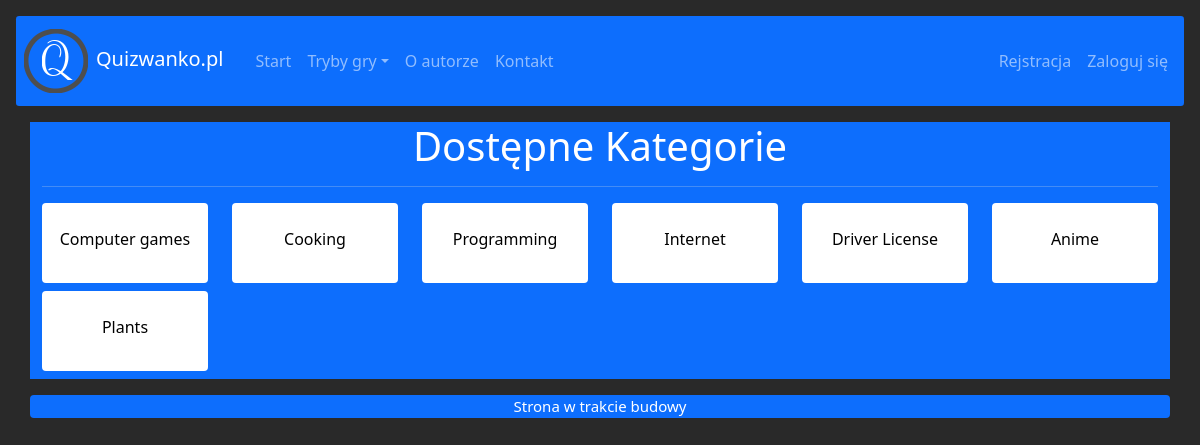
The page /category on the database its author committed.
### first/models.py (models this page shows)
class Category(models.Model):
    category = models.CharField(max_length=150)
    def __str__(self):
        return self.category

### first/views.py (the view)
# urls.py: path('category', category, name='category'),
def category(request):
    category = Category.objects.all().exclude(category__iexact = 'Random')
    data = {'category':category}
    return render(request, "first/category.html", data)

### first/templates/first/category.html
{% extends 'first/base.html' %}
{% block content %}
    <div class="container bg-primary">
        <header>
            <h1 class="text-center">Dostępne Kategorie</h1>
            <hr>
        </header>
        <div class="row">
            {% for i in category %}
                <div class="col-md-2 col-sm-6 category_links">
                    <a href="{% url 'select_category' i.id %}">
                        <div class="col-md-12 mb-2 text-center rounded category_blocks pt-4">
                            {{i}}
                        </div>
                    </a>
                </div>
            {% endfor %}
        </div>
    </div>
{% endblock %}

### first/static/first/css/style.css (style rules this page uses)
body { background-color: rgb(41, 41, 41); color: white; }
hr { margin-top: 1rem; margin-bottom: 1rem; border: 0; border-top: 1px solid rgba(0, 0, 0, 0.1); }
.category_links a { text-decoration: none; color: black; }
.category_blocks { font-size: 1em; color: black; background-color: white; transition-duration: 0.5s; min-height: 5em; }

### rows shown on the page
Category: category "Computer games"
Category: category "Cooking"
Category: category "Programming"
Category: category "Internet"
Category: category "Driver License"
Category: category "Anime"
Category: category "Plants"
